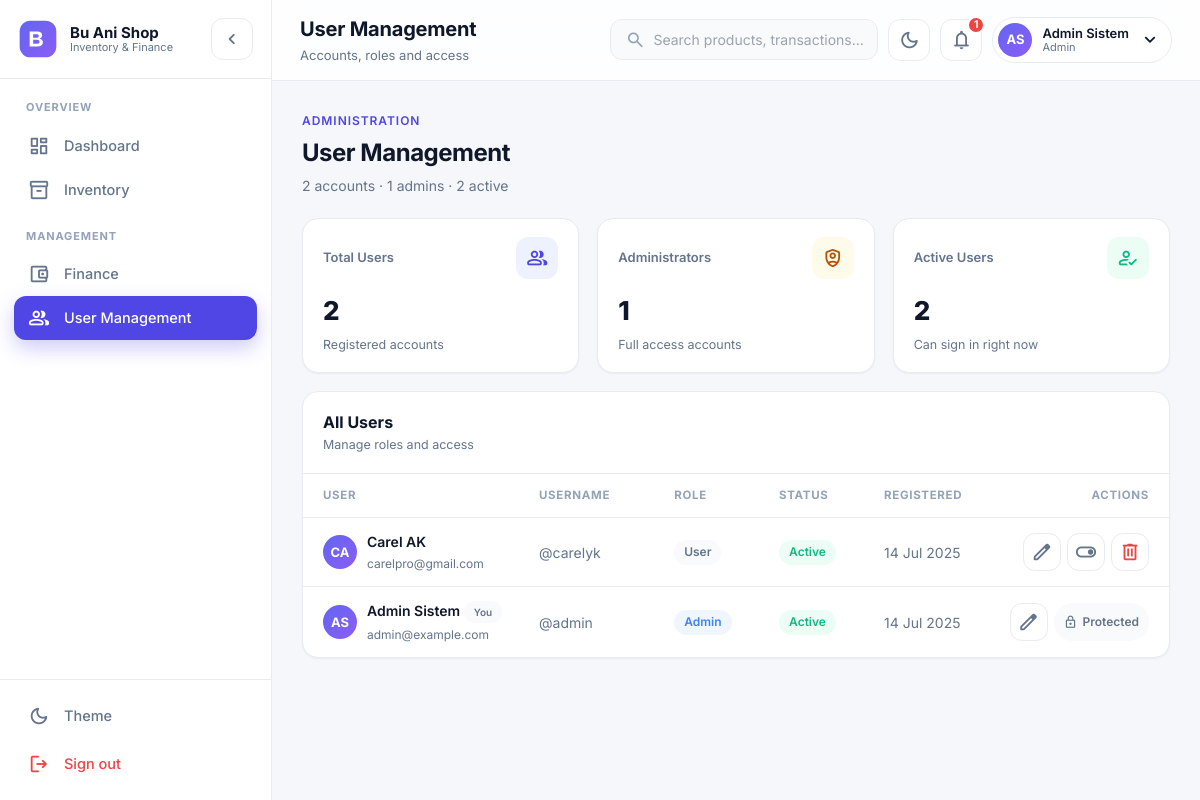
/modules/user_management/index.php (signed in), run on the app's committed database.
### tables this page shows
CREATE TABLE `users` (
  `id` int(11) NOT NULL,
  `nama_lengkap` varchar(50) NOT NULL,
  `username` varchar(30) NOT NULL,
  `email` varchar(30) NOT NULL,
  `password` varchar(60) NOT NULL,
  `role` enum('admin','user') NOT NULL DEFAULT 'user',
  `status` enum('pending','active','inactive') NOT NULL DEFAULT 'pending',
  `created_at` timestamp NOT NULL DEFAULT current_timestamp()
);

### includes/functions.php (called while the page is built, shortened)
<?php
function isLoggedIn()       { return isset($_SESSION['admin']) || isset($_SESSION['user']); }
function getActiveUser() {
    return $_SESSION['admin'] ?? ($_SESSION['user'] ?? null);
}
function formatDate($date) {
    try {
        return (new DateTime($date))->format('d M Y');
    } catch (Exception $e) {
        return 'Invalid Date';
    }
}
function initials($name) {
    $name = trim((string) $name);
    $parts = preg_split('/\s+/', $name);
    $first = mb_substr($parts[0], 0, 1);
    $last  = count($parts) > 1 ? mb_substr(end($parts), 0, 1) : '';
    return strtoupper($first . $last);
}
function checkActive($path) {
    $current_dir = basename(dirname($_SERVER['PHP_SELF']));
    return ($current_dir == $path) ? 'active' : '';
}

### modules/user_management/index.php (the view, shortened to what this page needs)
<?php
require_once __DIR__ . '/../../includes/functions.php';
$me     = $_SESSION['admin']['id'] ?? null;
$users = $db->query("SELECT * FROM users ORDER BY created_at DESC")->fetchAll();
$count_admin = 0; $count_active = 0;
foreach ($users as $u) {
    if ($u['role'] === 'admin') $count_admin++;
    if ($u['status'] === 'active') $count_active++;
}
$page_title = 'User Management';
$page_subtitle = 'Accounts, roles and access';
require_once __DIR__ . '/../../layout/header.php';
?>
<div class="page-head">
    <div>
        <span class="eyebrow">Administration</span>
        <h2>User Management</h2>
        <p><?= count($users) ?> accounts &middot; <?= $count_admin ?> admins &middot; <?= $count_active ?> active</p>
    </div>
</div>
<div class="grid grid-3" style="margin-bottom:18px">
    <div class="kpi">
        <div class="kpi-top"><span class="kpi-label">Total Users</span><span class="kpi-icon indigo"><span class="material-symbols-rounded">group</span></span></div>
        <div class="kpi-value"><?= count($users) ?></div>
        <div class="kpi-sub">Registered accounts</div>
    </div>
    <div class="kpi">
        <div class="kpi-top"><span class="kpi-label">Administrators</span><span class="kpi-icon amber"><span class="material-symbols-rounded">shield_person</span></span></div>
        <div class="kpi-value"><?= $count_admin ?></div>
        <div class="kpi-sub">Full access accounts</div>
    </div>
    <div class="kpi">
        <div class="kpi-top"><span class="kpi-label">Active Users</span><span class="kpi-icon green"><span class="material-symbols-rounded">how_to_reg</span></span></div>
        <div class="kpi-value"><?= $count_active ?></div>
        <div class="kpi-sub">Can sign in right now</div>
    </div>
</div>
<div class="card">
    <div class="card-head">
        <div><h3>All Users</h3><p>Manage roles and access</p></div>
    </div>
    <div style="overflow-x:auto">
        <div class="list" style="min-width:820px">
            <div class="list-head" style="grid-template-columns: 2fr 1.2fr 0.9fr 0.9fr 1fr 150px;">
                <span>User</span><span>Username</span><span>Role</span><span>Status</span><span>Registered</span><span class="cell-right">Actions</span>
            </div>
            <?php foreach ($users as $user): ?>
            <div class="list-row" style="grid-template-columns: 2fr 1.2fr 0.9fr 0.9fr 1fr 150px;">
                <span style="display:flex;align-items:center;gap:10px">
                    <span class="avatar"><?= initials($user['nama_lengkap']) ?></span>
                    <span>
                        <span class="cell-strong" style="display:block"><?= htmlspecialchars($user['nama_lengkap']) ?><?= ($me && $user['id'] == $me) ? ' <span class="badge badge-muted" style="font-size:10px">You</span>' : '' ?></span>
                        <span class="cell-muted" style="font-size:12px"><?= htmlspecialchars($user['email'] ?? '') ?></span>
                    </span>
                </span>
                <span class="cell-muted">@<?= htmlspecialchars($user['username']) ?></span>
                <span><span class="badge <?= $user['role'] === 'admin' ? 'badge-info' : 'badge-muted' ?>"><?= ucfirst($user['role']) ?></span></span>
                <span>
                    <?php $sc = $user['status'] === 'active' ? 'badge-success' : ($user['status'] === 'pending' ? 'badge-warning' : 'badge-danger'); ?>
                    <span class="badge <?= $sc ?>"><?= ucfirst($user['status']) ?></span>
                </span>
                <span class="cell-muted"><?= formatDate($user['created_at']) ?></span>
                <span class="cell-actions">
                    <button class="icon-btn btn-icon" title="Edit" onclick='openModal("editUserModal", <?= json_encode($user, JSON_HEX_APOS | JSON_HEX_QUOT) ?>)'>
                        <span class="material-symbols-rounded">edit</span>
                    </button>
                    <?php if ($user['role'] !== 'admin'): ?>
                        <?php if ($user['status'] === 'active'): ?>
                            <button class="icon-btn btn-icon" title="Deactivate" onclick="confirmAction('<?= BASE_URL ?>/modules/user_management/index.php?action=deactivate&id=<?= (int) $user['id'] ?>', 'Deactivate this user?')">
                                <span class="material-symbols-rounded">toggle_on</span>
                            </button>
                        <?php else: ?>
                            <button class="icon-btn btn-icon" title="Activate" onclick="confirmAction('<?= BASE_URL ?>/modules/user_management/index.php?action=activate&id=<?= (int) $user['id'] ?>', 'Activate this user?')">
                                <span class="material-symbols-rounded">toggle_off</span>
                            </button>
                        <?php endif; ?>
                        <button class="icon-btn btn-icon" title="Delete" style="color:var(--danger)" onclick="confirmDelete('<?= BASE_URL ?>/modules/user_management/index.php?action=delete&id=<?= (int) $user['id'] ?>', 'Delete this user?')">
                            <span class="material-symbols-rounded">delete</span>
                        </button>
                    <?php else: ?>
                        <span class="badge badge-muted"><span class="material-symbols-rounded" style="font-size:14px">lock</span> Protected</span>
                    <?php endif; ?>
                </span>
            </div>
            <?php endforeach; ?>
        </div>
    </div>
</div>
<?php require_once __DIR__ . '/../../layout/footer.php'; ?>

### layout/header.php (shortened to what this page needs)
<?php
require_once __DIR__ . '/../includes/functions.php';
$app_user     = getActiveUser();
$page_title   = $page_title ?? 'Dashboard';
$page_subtitle = $page_subtitle ?? '';
$low_stock_count = 0;
try {
    $low_stock_count = (int) $GLOBALS['db']->query("SELECT COUNT(*) FROM barang WHERE jumlah <= min_stock")->fetchColumn();
} catch (Exception $e) { $low_stock_count = 0; }
?>
<!DOCTYPE html>
<html lang="en" class="h-full">
<head>
    <script src="https://cdn.tailwindcss.com"></script>
    <link rel="stylesheet" href="<?= BASE_URL ?>/assets/css/style.css?v=<?= @filemtime(__DIR__ . '/../assets/css/style.css') ?: time() ?>">
</head>
<body class="app-body">
<?php if (isLoggedIn()): ?>
    <?php include __DIR__ . '/sidebar.php'; ?>
    <div class="app-shell">
        <main class="app-main">
            <header class="topbar">
                <div class="topbar-title">
                    <h1><?= htmlspecialchars($page_title) ?></h1>
                    <?php if ($page_subtitle): ?><p><?= htmlspecialchars($page_subtitle) ?></p><?php endif; ?>
                </div>
                <div class="topbar-actions">
                    <div class="topbar-search">
                        <span class="material-symbols-rounded">search</span>
                        <input type="text" id="globalSearch" placeholder="Search products, transactions...">
                    </div>
                    <button class="icon-btn" id="themeToggle" title="Toggle theme" aria-label="Toggle theme">
                        <span class="material-symbols-rounded theme-icon-light">dark_mode</span>
                    </button>
                    <a href="<?= BASE_URL ?>/modules/inventori/inventori.php?filter=low" class="icon-btn" title="Low stock alerts" aria-label="Alerts">
                        <span class="material-symbols-rounded">notifications</span>
                        <?php if ($low_stock_count > 0): ?><span class="nav-dot"><?= $low_stock_count > 99 ? '99+' : $low_stock_count ?></span><?php endif; ?>
                    </a>
                    <div class="user-chip" id="userChip">
                        <span class="avatar"><?= initials($app_user['nama_lengkap'] ?? 'User') ?></span>
                        <span class="user-chip-info">
                            <strong><?= htmlspecialchars($app_user['nama_lengkap'] ?? 'User') ?></strong>
                            <small><?= htmlspecialchars(ucfirst($app_user['role'] ?? 'user')) ?></small>
                        </span>
                        <span class="material-symbols-rounded">expand_more</span>
                    </div>
                </div>
            </header>
            <div class="page-content">
<?php else: ?>
            <div class="page-content page-content-bare">
<?php endif; ?>

### layout/sidebar.php (shortened to what this page needs)
<?php
$app_user = $app_user ?? getActiveUser();
$role     = $app_user['role'] ?? 'user';
?>
<aside class="sidebar" id="sidebar">
    <div class="sidebar-brand">
        <span class="brand-logo" aria-hidden="true">
        </span>
        <span class="brand-text">
            <strong>Bu Ani Shop</strong>
            <small>Inventory &amp; Finance</small>
        </span>
        <button class="icon-btn sidebar-collapse" id="sidebarCollapse" aria-label="Collapse sidebar">
            <span class="material-symbols-rounded">chevron_left</span>
        </button>
    </div>
    <nav class="sidebar-nav">
        <p class="nav-section">Overview</p>
        <a href="<?= BASE_URL ?>/modules/dashboard/" class="nav-item <?= checkActive('dashboard') ?>">
            <span class="material-symbols-rounded">dashboard</span>
            <span class="nav-label">Dashboard</span>
        </a>
        <a href="<?= BASE_URL ?>/modules/inventori/inventori.php" class="nav-item <?= checkActive('inventori') ?>">
            <span class="material-symbols-rounded">inventory_2</span>
            <span class="nav-label">Inventory</span>
        </a>
        <?php if ($role === 'admin'): ?>
        <p class="nav-section">Management</p>
        <a href="<?= BASE_URL ?>/modules/keuangan/" class="nav-item <?= checkActive('keuangan') ?>">
            <span class="material-symbols-rounded">account_balance_wallet</span>
            <span class="nav-label">Finance</span>
        </a>
        <a href="<?= BASE_URL ?>/modules/user_management/" class="nav-item <?= checkActive('user_management') ?>">
            <span class="material-symbols-rounded">group</span>
            <span class="nav-label">User Management</span>
        </a>
        <?php endif; ?>
    </nav>
    <div class="sidebar-foot">
        <button class="nav-action" id="sidebarTheme">
            <span class="material-symbols-rounded nav-icon-light">dark_mode</span>
            <span class="nav-label">Theme</span>
        </button>
        <a href="<?= BASE_URL ?>/modules/auth/logout.php" class="nav-action danger">
            <span class="material-symbols-rounded">logout</span>
            <span class="nav-label">Sign out</span>
        </a>
    </div>
</aside>

### layout/footer.php (shortened to what this page needs)
<?php if (isLoggedIn()): ?>
            </div>
        </main>
    </div>
<?php else: ?>
            </div>
<?php endif; ?>
</body>
</html>

### data on the page
users: nama_lengkap "AS", nama_lengkap "Admin Sistem", role "Admin", shows "You", email "admin@example.com", username "admin", status "Active", created_at "14 Jul 2025", shows "Protected"
users: nama_lengkap "CA", nama_lengkap "Carel AK", email "carelpro@gmail.com", username "carelyk", role "User", status "Active", created_at "14 Jul 2025"

### other printed values
$page_title "User Management"
$page_subtitle "Accounts, roles and access"
$low_stock_count "1"
count($users) "2"
$count_admin "1"
$count_active "2"
